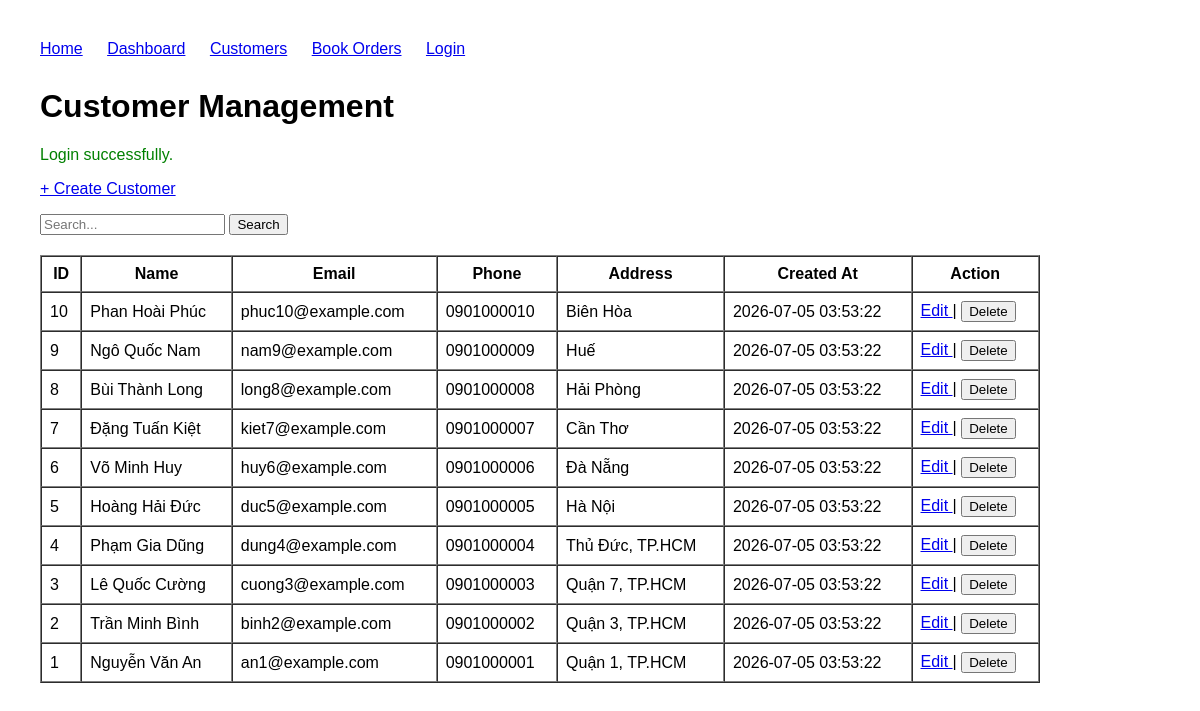
The page /customers (signed in) on the database its author committed.
### tables this page shows
CREATE TABLE customers (

    id INT AUTO_INCREMENT PRIMARY KEY,

    name VARCHAR(100) NOT NULL,

    email VARCHAR(150) NOT NULL,

    phone VARCHAR(20),

    address VARCHAR(255),

    created_at TIMESTAMP DEFAULT CURRENT_TIMESTAMP,

    updated_at TIMESTAMP DEFAULT CURRENT_TIMESTAMP
        ON UPDATE CURRENT_TIMESTAMP,

    UNIQUE KEY uk_customers_email(email),

    INDEX idx_customers_created(created_at),

    INDEX idx_customers_phone(phone)
);

### app/Core/helpers.php (called while the page is built, shortened)
<?php
function e(?string $value): string
{
    return htmlspecialchars((string) $value, ENT_QUOTES, 'UTF-8');
}
function view(string $view, array $data = []): void
{
    require __DIR__ . "/../Views/layouts/main.php";
}

### app/Controllers/CustomerController.php (called while the page is built, shortened)
<?php
require_once __DIR__.'/../Services/CustomerService.php';
class CustomerController
{
    private CustomerService $service;
    public function __construct()
    {
        $this->service = new CustomerService();
    }
    public function index(): void
    {
        $keyword = trim($_GET['q'] ?? '');
        $page = (int)($_GET['page'] ?? 1);
        $sort = $_GET['sort'] ?? 'created_at';
        $direction = $_GET['direction'] ?? 'desc';
        $result = $this->service->getCustomers(
            $keyword,
            $page,
            10,
            $sort,
            $direction
        );
        view('customers/index', [
            'title' => 'Customers',
            'view' => 'customers/index',
            'customers' => $result['customers'],
            'total' => $result['total'],
            'page' => $page,
            'keyword' => $keyword,
            'sort' => $sort,
            'direction' => $direction,
            'success' => get_flash('success')
        ]);
    }
}

### app/Core/Router.php (called while the page is built, shortened)
<?php
class Router
{
    private array $routes = [];
    public function get(string $path, array $handler): void
    {
        $this->routes[$path]['GET'] = $handler;
    }
    public function post(string $path, array $handler): void
    {
        $this->routes[$path]['POST'] = $handler;
    }
    public function dispatch(string $method, string $path): void
    {
        [$controller, $action]
            = $this->routes[$path][$method];
        (new $controller())->$action();
    }
}

### public/index.php (called while the page is built, shortened)
<?php
require __DIR__.'/../app/Core/Router.php';
require __DIR__.'/../app/Controllers/CustomerController.php';
$router=new Router();
$router->get('/',[
    HomeController::class,
    'index'
]);
$router->get('/dashboard',[
    DashboardController::class,
    'index'
]);
$router->get('/health', [
    HealthController::class,
    'index'
]);
$router->get('/login', [
    AuthController::class,
    'login'
]);
$router->post('/login', [
    AuthController::class,
    'handleLogin'
]);
$router->post('/logout', [
    AuthController::class,
    'logout'
]);
$router->get('/customers', [
    CustomerController::class,
    'index'
]);
$router->get('/customers/create', [
    CustomerController::class,
    'create'
]);
$router->post('/customers', [
    CustomerController::class,
    'store'
]);
$router->get('/customers/edit', [
    CustomerController::class,
    'edit'
]);
$router->post('/customers/update', [
    CustomerController::class,
    'update'
]);
$router->post('/customers/delete', [
    CustomerController::class,
    'delete'
]);
$router->get('/book-orders', [
    BookOrderController::class,
    'index'
]);
$router->get('/book-orders/create', [
    BookOrderController::class,
    'create'
]);
$router->post('/book-orders', [
    BookOrderController::class,
    'store'
]);
$router->get('/book-orders/edit', [
    BookOrderController::class,
    'edit'
]);
$router->post('/book-orders/update', [
    BookOrderController::class,
    'update'
]);
$router->post('/book-orders/delete', [
    BookOrderController::class,
    'delete'
]);
$router->dispatch(
    $_SERVER['REQUEST_METHOD'],
    parse_url(
        $_SERVER['REQUEST_URI'],
        PHP_URL_PATH
    )
);

### app/Repositories/CustomerRepository.php (called while the page is built, shortened)
<?php
class CustomerRepository
{
    public function getPaginated(
        string $keyword,
        int $limit,
        int $offset,
        string $sort,
        string $direction
    ): array {
        $allowedSorts = [
            'id',
            'name',
            'email',
            'phone',
            'created_at'
        ];
        $allowedDirections = [
            'asc',
            'desc'
        ];
        $sql = "
            SELECT
                id,
                name,
                email,
                phone,
                address,
                created_at
            FROM customers
        ";
        $params = [];
        $sql .= " ORDER BY {$sort} {$direction}
                  LIMIT :limit
                  OFFSET :offset";
        $stmt = $this->db->prepare($sql);
        $stmt->bindValue(
            ':limit',
            $limit,
            PDO::PARAM_INT
        );
        $stmt->bindValue(
            ':offset',
            $offset,
            PDO::PARAM_INT
        );
        $stmt->execute();
        return $stmt->fetchAll();
    }
}

### app/Services/CustomerService.php (called while the page is built, shortened)
<?php
require_once __DIR__ . '/../Repositories/CustomerRepository.php';
require_once __DIR__ . '/../Core/Database.php';
class CustomerService
{
    private function repository(): CustomerRepository {
        $config = require __DIR__.'/../../config/database.php';
        $pdo = (new Database($config));
        return new CustomerRepository($pdo->getConnection());
    }
    public function getCustomers(
        string $keyword,
        int $page,
        int $limit,
        string $sort,
        string $direction
    ): array {
        $page = max($page, 1);
        $offset = ($page - 1) * $limit;
        return [
            'customers' => $this->repository()->getPaginated(
                $keyword,
                $limit,
                $offset,
                $sort,
                $direction
            ),
            'total' => $this->repository()->countAll($keyword)
        ];
    }
}

### config/database.php (called while the page is built)
<?php
return [
    'host' => 'localhost',
    'database' => 'bookstore_crm',
    'username' => 'root',
    'password' => 'nmtruong0412@#',
    'charset' => 'utf8mb4',
];

### app/Core/Database.php (called while the page is built)
<?php
class Database
{
    private PDO $pdo;
    public function __construct(array $config)
    {
        $dsn = sprintf(
            'mysql:host=%s;dbname=%s;charset=%s',
            $config['host'],
            $config['database'],
            $config['charset']
        );
        $options = [
            PDO::ATTR_ERRMODE => PDO::ERRMODE_EXCEPTION,
            PDO::ATTR_DEFAULT_FETCH_MODE => PDO::FETCH_ASSOC,
            PDO::ATTR_EMULATE_PREPARES => false,
        ];
        $this->pdo = new PDO(
            $dsn,
            $config['username'],
            $config['password'],
            $options
        );
    }
    public function getConnection(): PDO
    {
        return $this->pdo;
    }
}

### app/Views/customers/index.php (the view, shortened to what this page needs)
<h1>Customer Management</h1>
<?php if (!empty($success)): ?>
    <p style="color: green;">
        <?= e($success) ?>
    </p>
<?php endif; ?>
<p>
    <a href="/customers/create">+ Create Customer</a>
</p>
<form method="GET" action="/customers" style="margin-bottom:20px;">
    <input
        type="text"
        name="q"
        placeholder="Search..."
        value="<?= e($keyword) ?>">
    <button type="submit">
        Search
    </button>
</form>
<table border="1" cellpadding="8" cellspacing="0" width="100%">
    <thead>
        <tr>
            <th>ID</th>
            <th>Name</th>
            <th>Email</th>
            <th>Phone</th>
            <th>Address</th>
            <th>Created At</th>
            <th>Action</th>
        </tr>
    </thead>
    <tbody>
        <?php if (empty($customers)): ?>
            <tr>
                <td colspan="7" align="center">
                    No customer found.
                </td>
            </tr>
        <?php else: ?>
            <?php foreach ($customers as $customer): ?>
                <tr>
                    <td><?= e($customer['id']) ?></td>
                    <td><?= e($customer['name']) ?></td>
                    <td><?= e($customer['email']) ?></td>
                    <td><?= e($customer['phone']) ?></td>
                    <td><?= e($customer['address']) ?></td>
                    <td><?= e($customer['created_at']) ?></td>
                    <td>
                        <a href="/customers/edit?id=<?= $customer['id'] ?>">
                            Edit
                        </a>
                        |
                        <form
                            method="POST"
                            action="/customers/delete"
                            style="display:inline;">
                            <button
                                onclick="return confirm('Delete this customer?')">
                                Delete
                            </button>
                        </form>
                    </td>
                </tr>
            <?php endforeach; ?>
        <?php endif; ?>
    </tbody>
</table>

### public/assets/style.css (style rules this page uses)
body { font-family:Arial; margin:40px; }

### rows shown on the page
customers: id "10", name "Phan Hoài Phúc", email "phuc10@example.com", phone "0901000010", address "Biên Hòa", created_at "2026-07-05 03:53:22"
customers: id "9", name "Ngô Quốc Nam", email "nam9@example.com", phone "0901000009", address "Huế", created_at "2026-07-05 03:53:22"
customers: id "8", name "Bùi Thành Long", email "long8@example.com", phone "0901000008", address "Hải Phòng", created_at "2026-07-05 03:53:22"
customers: id "7", name "Đặng Tuấn Kiệt", email "kiet7@example.com", phone "0901000007", address "Cần Thơ", created_at "2026-07-05 03:53:22"
customers: id "6", name "Võ Minh Huy", email "huy6@example.com", phone "0901000006", address "Đà Nẵng", created_at "2026-07-05 03:53:22"
customers: id "5", name "Hoàng Hải Đức", email "duc5@example.com", phone "0901000005", address "Hà Nội", created_at "2026-07-05 03:53:22"
customers: id "4", name "Phạm Gia Dũng", email "dung4@example.com", phone "0901000004", address "Thủ Đức, TP.HCM", created_at "2026-07-05 03:53:22"
customers: id "3", name "Lê Quốc Cường", email "cuong3@example.com", phone "0901000003", address "Quận 7, TP.HCM", created_at "2026-07-05 03:53:22"
customers: id "2", name "Trần Minh Bình", email "binh2@example.com", phone "0901000002", address "Quận 3, TP.HCM", created_at "2026-07-05 03:53:22"
customers: id "1", name "Nguyễn Văn An", email "an1@example.com", phone "0901000001", address "Quận 1, TP.HCM", created_at "2026-07-05 03:53:22"

### other values the page prints
$success "Login successfully."
